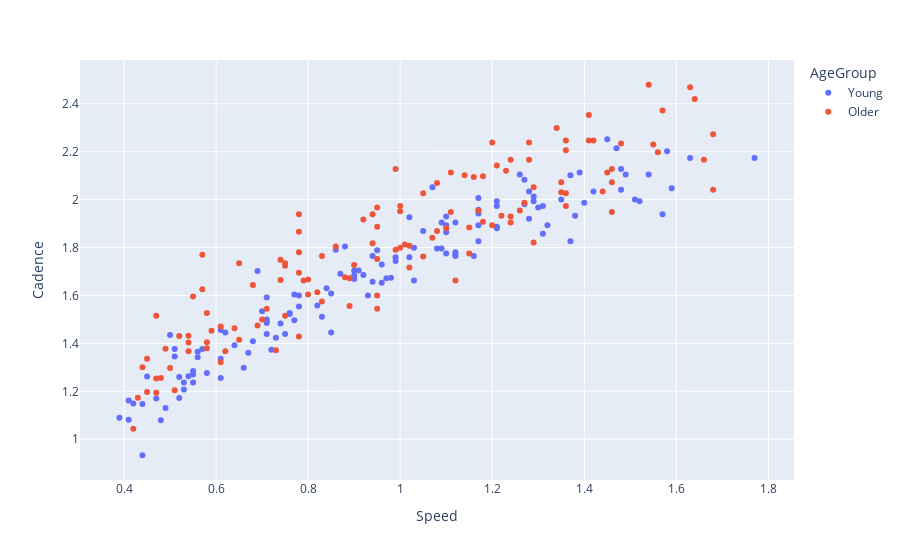

Notebook code cell kept with this figure:
### Markdown cell above
### Cadence

### Code cell
plots(df, x='Speed', y='Cadence')

### Figure 1 — Plotly figure (JSON) as saved in the notebook; plotly's stock layout.template omitted (floating-point values rounded to 4 significant figures; data arrays with more than 128 entries replaced by an {"elided": "..."} marker saying what was removed)
{"data": [{"customdata": {"elided": "132x3 float values"}, "hovertemplate": "AgeGroup=Young<br>Speed=%{x}<br>Cadence=%{y}<br>Subject=%{customdata[0]}<br>StepLength=%{customdata[1]}<br>SpeedComf=%{customdata[2]}<extra></extra>", "legendgroup": "Young", "marker": {"color": "#636efa", "symbol": "circle"}, "mode": "markers", "name": "Young", "orientation": "v", "showlegend": true, "type": "scatter", "x": {"elided": "132 float values"}, "xaxis": "x", "y": {"elided": "132 float values"}, "yaxis": "y"}, {"customdata": {"elided": "126x3 float values"}, "hovertemplate": "AgeGroup=Older<br>Speed=%{x}<br>Cadence=%{y}<br>Subject=%{customdata[0]}<br>StepLength=%{customdata[1]}<br>SpeedComf=%{customdata[2]}<extra></extra>", "legendgroup": "Older", "marker": {"color": "#EF553B", "symbol": "circle"}, "mode": "markers", "name": "Older", "orientation": "v", "showlegend": true, "type": "scatter", "x": [0.47, 0.64, 0.82, 0.99, 1.17, 1.35, 0.55, 0.75, 0.95, 1.16, 1.36, 1.57, 0.57, 0.78, 0.99, 1.2, 1.41, 1.63, 0.57, 0.78, 1.0, 1.21, 1.42, 1.64, 0.43, 0.59, 0.75, 0.92, 1.08, 1.24, 0.45, 0.61, 0.78, 0.95, 1.11, 1.28, 0.54, 0.75, 0.95, 1.15, 1.36, 1.56, 0.51, 0.7, 0.89, 1.08, 1.27, 1.46, 0.42, 0.48, 0.73, 0.89, 1.05, 1.2, 0.52, 0.71, 0.9, 1.1, 1.29, 1.48, 0.58, 0.8, 1.02, 1.24, 1.46, 1.68, 0.58, 0.8, 1.02, 1.24, 1.46, 1.68, 0.54, 0.74, 0.94, 1.14, 1.34, 1.54, 0.58, 0.79, 1.01, 1.22, 1.44, 1.66, 0.47, 0.65, 0.83, 1.0, 1.18, 1.36, 0.45, 0.62, 0.78, 0.95, 1.12, 1.29, 0.44, 0.61, 0.78, 0.94, 1.11, 1.28, 0.47, 0.65, 0.83, 1.0, 1.18, 1.36, 0.54, 0.74, 0.95, 1.15, 1.35, 1.55, 0.5, 0.69, 0.88, 1.07, 1.26, 1.45, 0.49, 0.68, 0.86, 1.05, 1.23, 1.41], "xaxis": "x", "y": [1.254, 1.463, 1.613, 1.791, 1.954, 2.073, 1.596, 1.734, 1.967, 2.094, 2.247, 2.372, 1.77, 1.939, 2.128, 2.239, 2.353, 2.469, 1.626, 1.866, 1.974, 2.143, 2.247, 2.419, 1.173, 1.453, 1.724, 1.917, 2.069, 2.166, 1.336, 1.322, 1.695, 1.887, 2.113, 2.239, 1.367, 1.515, 1.6, 1.775, 1.974, 2.198, 1.205, 1.5, 1.671, 1.869, 1.987, 2.128, 1.043, 1.255, 1.371, 1.556, 1.762, 1.893, 1.43, 1.544, 1.727, 1.881, 2.051, 2.235, 1.527, 1.667, 1.807, 1.905, 2.073, 2.273, 1.379, 1.604, 1.717, 1.929, 1.948, 2.041, 1.432, 1.749, 1.939, 2.102, 2.299, 2.479, 1.405, 1.662, 1.813, 1.932, 2.034, 2.166, 1.194, 1.415, 1.575, 1.799, 1.908, 2.027, 1.198, 1.367, 1.429, 1.544, 1.662, 1.821, 1.3, 1.471, 1.78, 1.818, 1.948, 2.166, 1.515, 1.734, 1.765, 1.951, 2.098, 2.206, 1.404, 1.664, 1.752, 1.884, 2.03, 2.23, 1.297, 1.474, 1.676, 1.84, 1.954, 2.113, 1.378, 1.644, 1.805, 2.027, 2.12, 2.247], "yaxis": "y"}], "layout": {"legend": {"title": {"text": "AgeGroup"}, "tracegroupgap": 0}, "margin": {"t": 60}, "xaxis": {"anchor": "y", "domain": [0, 1], "title": {"text": "Speed"}}, "yaxis": {"anchor": "x", "domain": [0, 1], "title": {"text": "Cadence"}}}}
